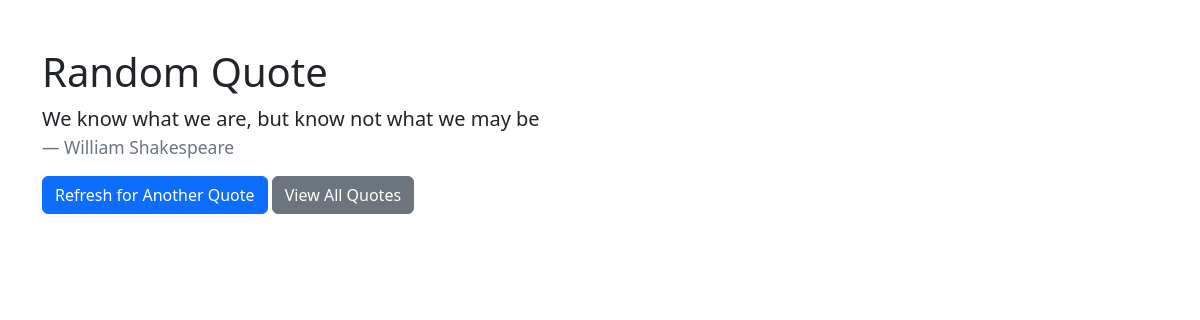
/quotes/random/, run on the app's committed database.
### quotes/models.py (models this page shows, shortened)
class Quote(models.Model):
    quote_text = models.TextField()
    author = models.CharField(max_length=100)

### quotes/views.py (the view)
# urls.py: path('random/', views.random_quote, name = 'random_quote')
def random_quote(request):
    quotes = Quote.objects.all()
    random_quote = random.choice(quotes) if quotes else None
    return render(request, 'random-quote.html', {'quote': random_quote})

### templates/random-quote.html (shortened to what this page needs)
{% load static %}
<!DOCTYPE html>
<html>
<head>
    <link href="https://cdn.jsdelivr.net/npm/bootstrap@5.3.0/dist/css/bootstrap.min.css" rel="stylesheet">
</head>
<body>
    <div class="container mt-5">
        <h1>Random Quote</h1>
        {% if quote %}
            <blockquote class="blockquote">
                <p>{{ quote.quote_text }}</p>
                <footer class="blockquote-footer">{{ quote.author }}</footer>
            </blockquote>
        {% else %}
            <p>No quotes available.</p>
        {% endif %}
        <a href="{% url 'random_quote' %}" class="btn btn-primary">Refresh for Another Quote</a>
        <a href="{% url 'quote_list' %}" class="btn btn-secondary">View All Quotes</a>
    </div>
</body>
</html>

### data on the page
Quote: quote_text "We know what we are, but know not what we may be", author "William Shakespeare"
